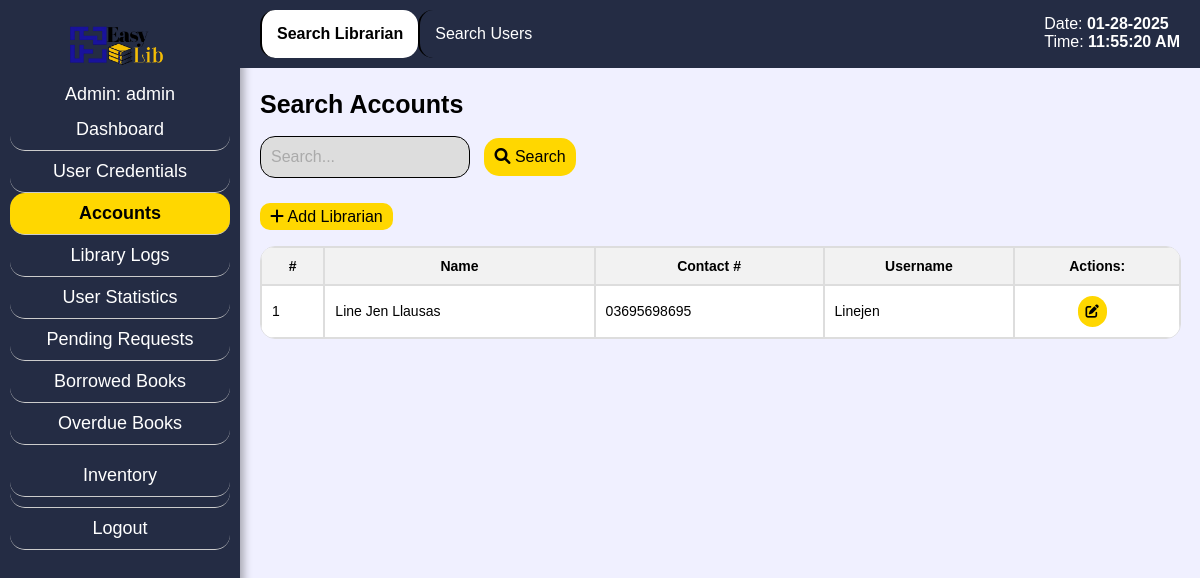
Screenshot of /admin_srch.php?aid=1 with the database file from the repository.
### tables this page shows
CREATE TABLE `libr` (
  `aid` int(9) NOT NULL,
  `name` varchar(255) NOT NULL,
  `contact` varchar(255) NOT NULL,
  `username` varchar(255) NOT NULL,
  `password` varchar(255) NOT NULL
);

### admin_srch.php (the view, shortened to what this page needs)
<?php
include 'config.php';
if(isset($_GET['aid'])) {
    $aid = $_GET['aid'];
    $query = "SELECT username FROM admin WHERE aid = ?";
    $stmt = $mysqli->prepare($query);
    $stmt->bind_param("i", $aid);
    $stmt->execute();
    $result = $stmt->get_result();
    if ($result && $result->num_rows > 0) {
        $admin = $result->fetch_assoc();
        $admin_username = $admin['username'];
        $admin_username_display = $admin_username;
    } else {
        $admin_username_display = "Username";
    }
}
?>
<!DOCTYPE html>
<html lang="en">
<head>
    <link rel="stylesheet" href="css/admin_srch.css">
    <link rel="stylesheet" href="https://cdnjs.cloudflare.com/ajax/libs/font-awesome/6.0.0-beta3/css/all.min.css">
</head>
<body class="bg">
<div class="sidebar">
    <span style="margin-left: 25%;"><img src="css/pics/logop.png" alt="Logo" class="logo"></span>
        <?php
        if(isset($admin_username_display)) {
            echo '<div class="hell">Admin: ' . $admin_username_display . '</span></div>';
        } else {
            echo '<div>Admin: <br>Username</div>';
        }
        ?>
    <a href="admin_dash.php<?php if(isset($aid)) echo '?aid=' . $aid; ?>" class="sidebar-item">Dashboard</a>
    <a href="admin_pf.php<?php if(isset($aid)) echo '?aid=' . $aid; ?>" class="sidebar-item">User Credentials</a>
    <a href="admin_srch.php<?php if(isset($aid)) echo '?aid=' . $aid; ?>" class="sidebar-item active">Accounts</a>
    <a href="admin_attd.php<?php if(isset($aid)) echo '?aid=' . $aid; ?>" class="sidebar-item">Library Logs</a>
    <a href="admin_stat.php<?php if (isset($aid)) echo '?aid=' . $aid; ?>" class="sidebar-item">User Statistics</a>
    <a href="admin_preq.php<?php if(isset($aid)) echo '?aid=' . $aid; ?>" class="sidebar-item">Pending Requests</a>
    <a href="admin_brel.php<?php if(isset($aid)) echo '?aid=' . $aid; ?>" class="sidebar-item">Borrowed Books</a>
    <a href="admin_ob.php<?php if(isset($aid)) echo '?aid=' . $aid; ?>" class="sidebar-item">Overdue Books</a>
    <div class="sidebar-item dropdown">
            <a href="#" class="dropdown-link" onmouseover="toggleDropdown(event)">Inventory</a>
        </div>
        <a href="login.php" class="sidebar-item logout-btn">Logout</a>
    </div>
<div class="content">
<nav class="secondary-navbar">
        <a href="admin_srch.php<?php if (isset($aid)) echo '?aid=' . $aid; ?>" class="secondary-navbar-item active">Search Librarian</a>
        <a href="admin_users.php<?php if (isset($aid)) echo '?aid=' . $aid; ?>" class="secondary-navbar-item">Search Users</a>
    </nav>
</div>
<div class="fixed-date-time">
        <p>Date: <span id="current-date"><?php echo date("m-d-Y"); ?></span></p>
        <p>Time: <span id="current-time"></span></p>
    </div>
<div class="content-container">
    <div class="search-bar">
    <h1 style="color: black;">Search Accounts</h1>
        <input type="text" placeholder="Search...">
        <button type="submit"><i class='fas fa-search'></i> Search</button>
    </div>
    <a href="admin_sacc.php<?php if(isset($aid)) echo '?aid=' . $aid; ?>" class="add-lib"><i class='fas fa-plus'></i> Add Librarian</a>
    <table style="margin-top: 20px;">
        <thead>
            <tr>
                <th>#</th>
                <th>Name</th>
                <th>Contact #</th>
                <th>Username</th>
                <th colspan="1">Actions:</th>
            </tr>
        </thead>
        <tbody>
            <?php
            $query = "SELECT * FROM libr";
            $result = $mysqli->query($query);
            $counter = 1;
            while($row = $result->fetch_assoc()) {
                echo "<tr>";
                echo "<td>" . $counter++ . "</td>";
                echo "<td>" . $row['name'] . "</td>";
                echo "<td>" . $row['contact'] . "</td>";
                echo "<td>" . $row['username'] . "</td>";
                echo '<td style="text-align:center;">';
                echo '<button class="edit-btn" onclick="editAdmin(' . $row['aid'] . ',' . $aid . ')"><i class="fas fa-edit"></i></button>';
                echo '</td>';
                echo "</tr>";
            }
            ?>
        </tbody>
    </table>
</div>
</body>
</html>

### css/admin_srch.css (style rules this page uses)
.bg { margin: 0; padding: 0; font-family: Century Gothic,CenturyGothic,AppleGothic,sans-serif; background-color: #F0F0FF; }
.logo { height: 50px; width: auto; }
.sidebar { background-color: #242c44; width: 220px; padding: 20px 10px 20px 10px; height: 100%; font-size: 18px; position: fixed; top: 0; color: white; box-shadow: 4px 0 8px rgba(0, 0, 0, 0.3); }
.sidebar-item { padding: 10px 0; border-bottom: 1px solid #ccc; text-decoration: none; color: white; display: block; text-align: center; border-radius: 15px; }
.sidebar-item.active { background-color: gold; color: black; font-weight: bold; display: block; padding: 10px 0; }
.logout-btn { margin-top: auto; padding: 10px 0; text-decoration: none; color: white; display: block; text-align: center; border-radius: 15px; }
.secondary-navbar { background-color: #242c44; padding: 10px 20px; display: block; float: left; align-items: center; margin-left: 240px; position: fixed; width: 100%; position: fixed; top: 0; z-index: 1000; }
.secondary-navbar-item { padding: 15px; text-decoration: none; color: white; display: block; border-left: 2px solid black; float: left; text-align: center; border-radius: 15px; }
.secondary-navbar-item.active { background-color: white; color: black; font-weight: bold; }
.content-container { margin-top: 70px; margin-left: 240px; padding-left: 20px; overflow-y: auto; height: calc(100% - 70px); padding-bottom: 20px; }
.search-bar { margin-top: 20px; margin-bottom: 20px; }
.search-bar input[type="text"], .search-bar input[type="number"], .search-bar select, .search-bar button[type="submit"], .search-bar button[type="button"] { padding: 10px; font-size: 16px; border: 1px solid black; display: inline-block; margin-right: 10px; background-color: #ddd; }
.search-bar input[type="text"] { width: 20%; border-radius: 15px; }
.search-bar button[type="submit"] { background-color: gold; color: black; cursor: pointer; border-radius: 15px; border: none; }
.search-bar input[type="text"]::placeholder { color: #aaa; }
h1 { font-size: 25px; }
table { width: 98%; margin-top: -10px; font-size: 14px; border-spacing: 0; border-radius: 15px; overflow: hidden; border: 1px solid #ddd; }
table tr { color: black; background-color: white; }
table th, table td { padding: 10px; border: 1px solid #ddd; text-align: left; }
table th { background-color: #f2f2f2; text-align: center; }
.fixed-date-time { position: fixed; top: 15px; right: 20px; color: white; font-size: 16px; z-index: 1000; }
.fixed-date-time p { margin: 0; padding: 0; }
.fixed-date-time span { font-weight: bold; }
.edit-btn, .delete-btn { border: none; background-color: gold; color: black; border-radius: 30px; padding: 8px; cursor: pointer; transition: background-color 0.3s; margin-right: 10px; text-decoration: none; }
input[type="number"], input[type="text"] { width: 500px; height: 20px; padding: 5px; border: none; border-radius: 5px; margin-bottom: 10px; background-color: white; color: black; }
.dropdown-link { padding: 10px 0; border-bottom: 1px solid #ccc; text-decoration: none; color: white; display: block; text-align: center; border-radius: 15px; }
.add-lib { background-color: gold; color: black; cursor: pointer; border-radius: 10px; padding: 5px; padding-left: 10px; padding-right: 10px; text-decoration: none; }
.hell { text-align: center; margin-bottom: 2%; margin-top: 4%; }

### rows the page displays
libr: name "Line Jen Llausas", contact "03695698695", username "Linejen"

### other values shown
$admin_username_display "admin"
